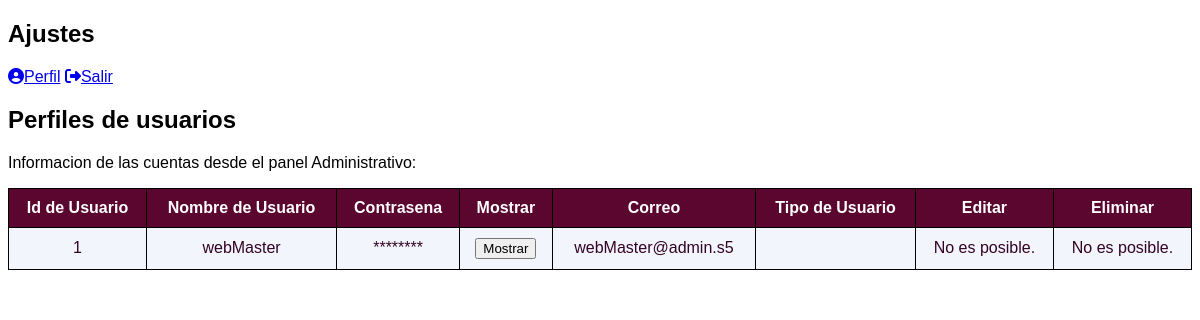
Page /modelo/ajustes.php (signed in) on the earlier database version.
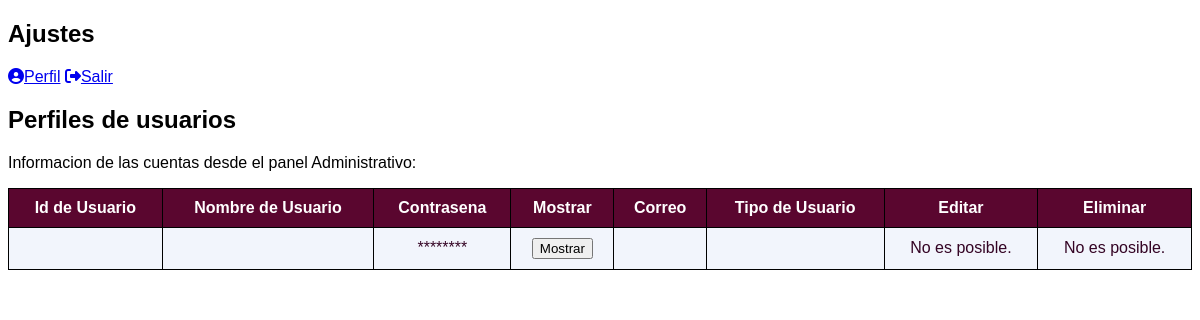
Same page on the later database version.
### tables this page shows
create table usuarios (
  idUsuario int(10) auto_increment primary key,
  nombreUsuario varchar(20),
  tipoUsuario varchar(10),
  correoUsuario varchar(64) UNIQUE,
  contrasenaUsuario varchar(100)
);

### modelo/ajustes.php (the view, shortened to what this page needs)
<?php
$DATABASE_HOST = 'localhost';
$DATABASE_USER = 'root';
$DATABASE_PASS = '';
$DATABASE_NAME = 'Colectivo';
$conexion = mysqli_connect($DATABASE_HOST, $DATABASE_USER, $DATABASE_PASS, $DATABASE_NAME);
$sqlFirstUser = "SELECT * FROM usuarios WHERE idUsuario = 1";
$resultFirstUser = mysqli_query($conexion, $sqlFirstUser);
$firstUser = mysqli_fetch_assoc($resultFirstUser);
?>
<!DOCTYPE html>
<html>
	<head>
		<link rel="stylesheet" href="../css/ajustes.css" type="text/css">
		<link rel="stylesheet" href="https://cdnjs.cloudflare.com/ajax/libs/font-awesome/6.2.0/css/all.min.css">
    <link rel="stylesheet" href="https://cdnjs.cloudflare.com/ajax/libs/font-awesome/6.2.0/css/all.min.css">
</head>
<body class="loggedin">
  <nav class="navtop">
    <div>
      <h1>Ajustes</h1>
      <a href="perfil.php"><i class="fas fa-user-circle"></i>Perfil</a>
      <a href="salir.php"><i class="fas fa-sign-out-alt"></i>Salir</a>
    </div>
  </nav>
  <div class="content">
    <h2>Perfiles de usuarios</h2>
    <div>
      <p>Informacion de las cuentas desde el panel Administrativo:</p>
      <table id="tabla-usuarios" class="styled-table">
        <tr>
          <th>Id de Usuario</th>
          <th>Nombre de Usuario</th>
          <th>Contrasena</th>
          <th>Mostrar</th>
          <th>Correo</th>
          <th>Tipo de Usuario</th>
          <th>Editar</th>
          <th>Eliminar</th>
        </tr>
        <tr>
          <td><?=$firstUser['idUsuario']?></td>
          <td><?=$firstUser['nombreUsuario']?></td>
          <td>
            <span class="password" data-password="<?=$firstUser['contrasenaUsuario']?>">
              ********
            </span>
          </td>
          <td>
            <button class="toggle-password">Mostrar</button>
          </td>
          <td><?=$firstUser['correoUsuario']?></td>
          <td><?=$firstUser['tipoUsuario']?></td>
          <td>No es posible.</td>
          <td>No es posible.</td>
        </tr>
        </table>
    </div>
</div>
</body>
</html>

Differences in the rows shown:
removed usuarios: idUsuario "1", nombreUsuario "webMaster", correoUsuario "webMaster@admin.s5"
